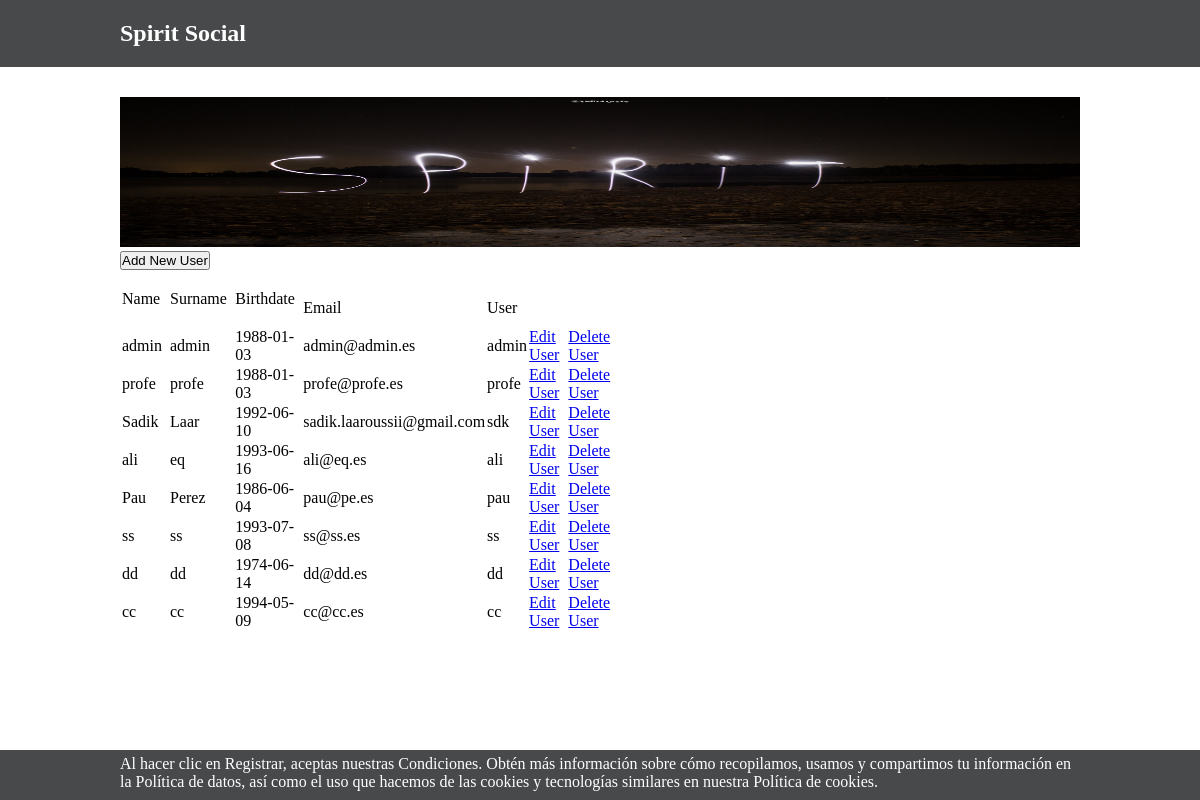
/php/SpiritSocial-Usuarios.php, run on the app's committed database.
### tables this page shows
CREATE TABLE `usuarios` (
  `id` int(6) NOT NULL,
  `Name` varchar(30) NOT NULL,
  `Surname` varchar(30) NOT NULL,
  `Birthdate` date NOT NULL,
  `Email` varchar(50) NOT NULL,
  `User` varchar(30) NOT NULL,
  `Password` varchar(50) NOT NULL
);

### php/SpiritSocial-Usuarios.php (the view, shortened to what this page needs)
<?php
$con=connectDB();
$select = 'SELECT * FROM usuarios';
$resultat = mysqli_query($con,$select) or die('Consulta fallida: ' . mysqli_error($con));
?>
<!DOCTYPE html>
<html lang="es">
<head>
    <link rel="stylesheet" type="text/css" href="../css/estilo.css" />
</head>
<body>
<div id="wrapper">
        <header>
            <div class='define'>
            <div style= "width:200px"> <h2> Spirit Social </h2></div>
            </div>
        </header>
        <section>
            <div class='define'>
                <div style="float:left"> <img src= "../imgs/SpiritSocial-2.jpg" alt="Logo" height="150px" width="960px"></div>
                <div id ="contenido">
                <form action="SpiritSocial-Usuarios.php" method="POST">
                    <input type="submit" name="AddUser" value="Add New User">
                    <br><br>
                    <table >
                        <tr>
                            <td>Name &nbsp;&nbsp;&nbsp;&nbsp;&nbsp;&nbsp;</td>
                            <td>Surname &nbsp;&nbsp;&nbsp;&nbsp;&nbsp;&nbsp;</td>
                            <td>Birthdate &nbsp;&nbsp;&nbsp;&nbsp;&nbsp;&nbsp;</td>
                            <td>Email &nbsp;&nbsp;&nbsp;&nbsp;&nbsp;&nbsp;&nbsp;&nbsp;&nbsp;&nbsp;&nbsp;&nbsp;</td>
                            <td>User</td>
                        </tr>
                        <?php while($u = $resultat->fetch_assoc()){
                                ?>
                            <tr>
                                <td><?php echo $u['Name']; ?></td>
                                <td><?php echo $u['Surname']; ?></td>
                                <td><?php echo $u['Birthdate']; ?></td>
                                <td><?php echo $u['Email']; ?></td>
                                <td><?php echo $u['User']; ?></td>
                                <td><a href="SpiritSocial-Update.php/?id=<?= $u['id'];?>">Edit User</a></td>
                                <td><a href="SpiritSocial-Delete.php/?id=<?= $u['id'];?>">Delete User</a></td>
                            </tr>
                        <?php
                            }
                        ?>
                    </table>
                </form>
                </div>
            </div>
        </section>
    </div>
    <footer>
        <div class='define'>
            <p>Al hacer clic en Registrar, aceptas nuestras Condiciones. Obtén más información sobre cómo recopilamos, usamos y compartimos tu información en la Política de datos, así como el uso que hacemos de las cookies y tecnologías similares en nuestra Política de cookies.</p>
        </div>
    </footer>
</body>
</html>

### css/estilo.css (style rules this page uses)
* { margin: 0; padding: 0; }
html,body { height:100%; }
#wrapper { min-height:100%; }
header { display:block; background:#47494A; padding:20px 0px; text-align: left; color: #FFFFFF; }
section { overflow: auto; padding-bottom: 60px; padding-top:30px; }
footer { position: relative; margin-top: -50px; height: 40px; padding:5px 0px; clear: both; background: #47494A; text-align: left; color: #FFFFFF; }
.define { width:960px; margin:0 auto; text-align: left; }
#contenido { float: left; width:500px; display: inline; }

### data on the page
usuarios: Name "admin", Surname "admin", Birthdate "1988-01-03", Email "admin@admin.es", User "admin"
usuarios: Name "profe", Surname "profe", Birthdate "1988-01-03", Email "profe@profe.es", User "profe"
usuarios: Name "Sadik", Surname "Laar", Birthdate "1992-06-10", Email "sadik.laaroussii@gmail.com", User "sdk"
usuarios: Name "ali", Surname "eq", Birthdate "1993-06-16", Email "ali@eq.es", User "ali"
usuarios: Name "Pau", Surname "Perez", Birthdate "1986-06-04", Email "pau@pe.es", User "pau"
usuarios: Name "ss", Surname "ss", Birthdate "1993-07-08", Email "ss@ss.es", User "ss"
usuarios: Name "dd", Surname "dd", Birthdate "1974-06-14", Email "dd@dd.es", User "dd"
usuarios: Name "cc", Surname "cc", Birthdate "1994-05-09", Email "cc@cc.es", User "cc"
